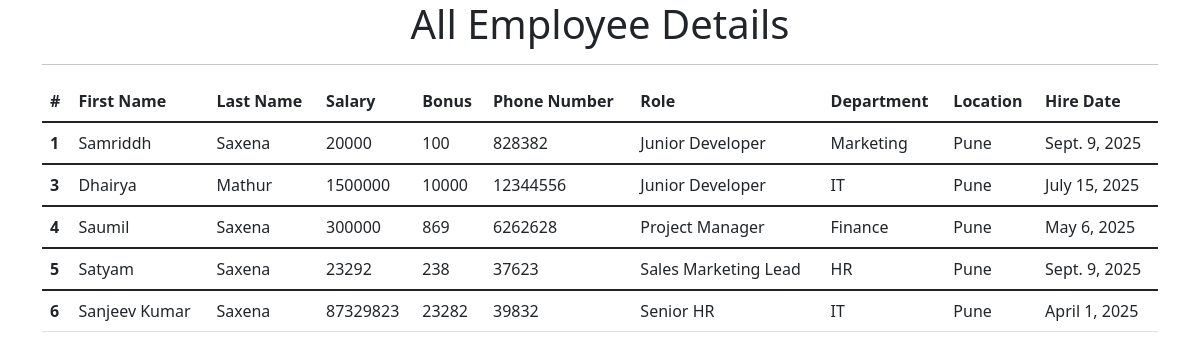
The page /all_emp on the database as committed earlier.
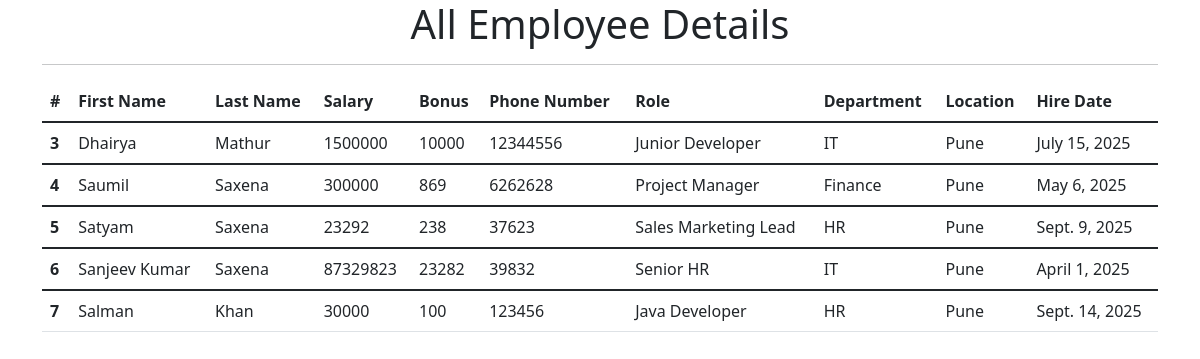
The same page on the database as committed later.
### emp_app/models.py (models this page shows, shortened)
class Employees(models.Model):
    first_name = models.CharField(max_length=100, null = False)
    last_name = models.CharField(max_length=100)
    dept = models.ForeignKey(Department, on_delete=models.CASCADE)
    salary = models.IntegerField(default=0)
    bonus = models.IntegerField(default=0)
    role = models.ForeignKey(Role, on_delete=models.CASCADE)
    phone = models.IntegerField(default=0)
    hire_data = models.DateField()
    def __str__(self):
        return "%s %s %s" %(self.first_name, self.last_name, self.phone)

class Role(models.Model):
    name = models.CharField(max_length=100, null = False)

class Department(models.Model):
    name = models.CharField(max_length=100, null = False)
    location = models.CharField(max_length=100)

### emp_app/views.py (the view)
# urls.py: path('all_emp',views.all_emp, name = 'all_emp'),
def all_emp(request):
    emps = Employees.objects.all()
    context = {
        'emps':emps
    }
    print(context)
    return render(request,'view_all_emp.html',context)

### emp_app/templates/view_all_emp.html (shortened to what this page needs)
<!DOCTYPE html>
<html lang="en">
  <head>
    <link
      href="https://cdn.jsdelivr.net/npm/bootstrap@5.1.3/dist/css/bootstrap.min.css"
      rel="stylesheet"
    />
  </head>
  <body>
    <div class="container">
      <h1 class="text-center">All Employee Details</h1>
      <hr />
      <table class="table">
        <thead>
          <tr>
            <th scope="col">#</th>
            <th scope="col">First Name</th>
            <th scope="col">Last Name</th>
            <th scope="col">Salary</th>
            <th scope="col">Bonus</th>
            <th scope="col">Phone Number</th>
            <th scope="col">Role</th>
            <th scope="col">Department</th>
            <th scope="col">Location</th>
            <th scope="col">Hire Date</th>
          </tr>
        </thead>
          {% for emp in emps %}
        <tbody>
          <tr>
            <th scope="row">{{emp.id}}</th>
            <td>{{emp.first_name}}</td>
            <td>{{emp.last_name}}</td>
            <td>{{emp.salary}}</td>
            <td>{{emp.bonus}}</td>
            <td>{{emp.phone}}</td>
            <td>{{emp.role.name}}</td>
            <td>{{emp.dept.name}}</td>
            <td>{{emp.dept.location}}</td>
            <td>{{emp.hire_data}}</td>
          </tr>
        </tbody>
          {% endfor %}
      </table>
    </div>
  </body>
</html>

Rows that differ between the two databases and show on the page:
removed Employees: id "1", first_name "Samriddh", last_name "Saxena", salary "20000", bonus "100", phone "828382", role.name "Junior Developer", dept.name "Marketing", dept.location "Pune", hire_data "Sept. 9, 2025"
added Employees: id "7", first_name "Salman", last_name "Khan", salary "30000", bonus "100", phone "123456", role.name "Java Developer", dept.name "HR", dept.location "Pune", hire_data "Sept. 14, 2025"
